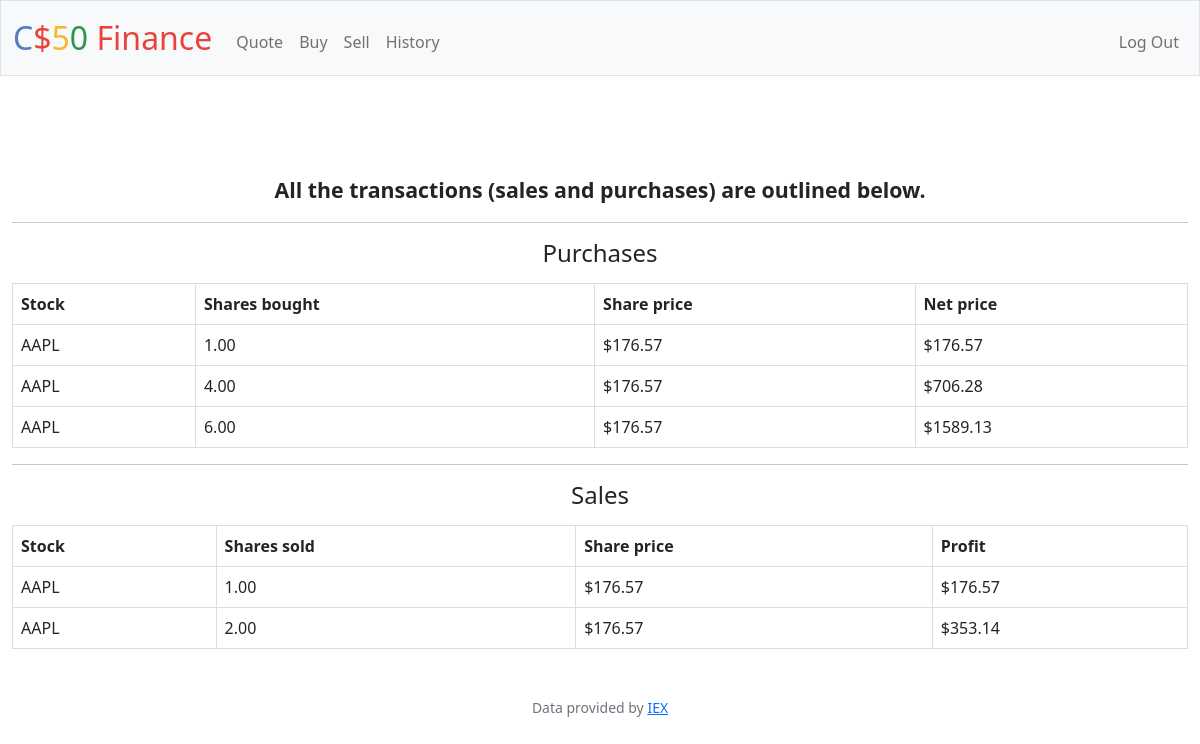
Screenshot of /history (signed in) with the database file from the repository.
### tables this page shows
CREATE TABLE history (id INTEGER NOT NULL, user_id INTEGER NOT NULL, stock TEXT, shares FLOAT NOT NULL, unit_price FLOAT NOT NULL, net_price FLOAT NOT NULL, PRIMARY KEY(id), FOREIGN KEY(user_id) REFERENCES users(id));

CREATE TABLE sales (id INTEGER NOT NULL, user_id INTEGER NOT NULL, stock TEXT, shares FLOAT NOT NULL, unit_price FLOAT NOT NULL, profit FLOAT NOT NULL, PRIMARY KEY(id), FOREIGN KEY(user_id) REFERENCES users(id));

### app.py (the view)
@app.route("/history")
@login_required
def history():
    purchases = db.execute("SELECT stock, shares, unit_price AS share_price, net_price FROM history WHERE user_id=?", session["user_id"])
    sales = db.execute("SELECT stock, shares, unit_price AS share_price, profit FROM sales WHERE user_id=?", session["user_id"])
    for p in purchases:
        p['shares'] = "{:.2f}".format(p['shares'])
        p['share_price'] = "{:.2f}".format(p['share_price'])
        p['net_price'] = "{:.2f}".format(p['net_price'])
    for s in sales:
        s['shares'] = "{:.2f}".format(s['shares'])
        s['share_price'] = "{:.2f}".format(s['share_price'])
        s['profit'] = "{:.2f}".format(s['profit'])
    return render_template("history.html", purchase_list=purchases, sales_list=sales)

### app.py (called while the page is built)
@app.after_request
def after_request(response):
    response.headers["Cache-Control"] = "no-cache, no-store, must-revalidate"
    response.headers["Expires"] = 0
    response.headers["Pragma"] = "no-cache"
    return response

### helpers.py (called while the page is built)
def login_required(f):
    @wraps(f)
    def decorated_function(*args, **kwargs):
        if session.get("user_id") is None:
            return redirect("/login")
        return f(*args, **kwargs)
    return decorated_function

### templates/history.html (shortened to what this page needs)
{% extends "layout.html"%}
{% block main %}
    <p class="empty_index">All the transactions (sales and purchases) are outlined below.</p>
    <div class="history_table_container">
        <hr>
        <h4 class="history_header">Purchases</h4>
        <table>
            <thead>
                <tr>
                    <th class="header">Stock</th>
                    <th class="header">Shares bought</th>
                    <th class="header">Share price</th>
                    <th class="header">Net price</th>
                </tr>
            </thead>
            <tbody>
                {% for purchase in purchase_list %}
                    <tr>
                        <td>{{ purchase.stock }}</td>
                        <td>{{ purchase.shares }}</td>
                        <td>${{ purchase.share_price }}</td>
                        <td>${{ purchase.net_price }}</td>
                    </tr>
                {% endfor %}
            </tbody>
        </table>
        <hr>
        <h4 class="history_header">Sales</h4>
        <table>
            <thead>
                <th class="header">Stock</th>
                <th class="header">Shares sold</th>
                <th class="header">Share price</th>
                <th class="header">Profit</th>
            </thead>
            <tbody>
                {% for sale in sales_list %}
                    <tr>
                        <td>{{ sale.stock }}</td>
                        <td>{{ sale.shares }}</td>
                        <td>${{ sale.share_price }}</td>
                        <td>${{ sale.profit }}</td>
                    </tr>
                {% endfor %}
            </tbody>
        </table>
    </div>
{% endblock %}

### templates/layout.html (shortened to what this page needs)
<!DOCTYPE html>
<html lang="en">
    <head>
        <link href="https://cdn.jsdelivr.net/npm/bootstrap@5.1.3/dist/css/bootstrap.min.css" rel="stylesheet">
        <link href="/static/styles.css" rel="stylesheet">
    </head>
    <body>
        <nav class="bg-light border navbar navbar-expand-md navbar-light">
            <div class="container-fluid">
                <a class="navbar-brand" href="/"><span class="blue">C</span><span class="red">$</span><span class="yellow">5</span><span class="green">0</span> <span class="red">Finance</span></a>
                <div class="collapse navbar-collapse" id="navbar">
                    {% if session["user_id"] %}
                        <ul class="navbar-nav me-auto mt-2">
                            <li class="nav-item"><a class="nav-link" href="/quote">Quote</a></li>
                            <li class="nav-item"><a class="nav-link" href="/buy">Buy</a></li>
                            <li class="nav-item"><a class="nav-link" href="/sell">Sell</a></li>
                            <li class="nav-item"><a class="nav-link" href="/history">History</a></li>
                        </ul>
                        <ul class="navbar-nav ms-auto mt-2">
                            <li class="nav-item"><a class="nav-link" href="/logout">Log Out</a></li>
                        </ul>
                    {% else %}
                        <ul class="navbar-nav ms-auto mt-2">
                            <li class="nav-item"><a class="nav-link" href="/register">Register</a></li>
                            <li class="nav-item"><a class="nav-link" href="/login">Log In</a></li>
                        </ul>
                    {% endif %}
                </div>
            </div>
        </nav>
        <main class="container-fluid py-5 text-center">
            {% block main %}{% endblock %}
        </main>
        <footer class="mb-5 small text-center text-muted">
            Data provided by <a href="https://iexcloud.io/">IEX</a>
        </footer>
    </body>
</html>

### static/styles.css (style rules this page uses)
nav .navbar-brand { font-size: xx-large; }
nav .navbar-brand .blue { color: #537fbe; }
nav .navbar-brand .red { color: #ea433b; }
nav .navbar-brand .yellow { color: #f5b82e; }
nav .navbar-brand .green { color: #2e944b; }
table { border-collapse: collapse; width: 100%; margin: 0 auto; }
th, td { border: 1px solid #dddddd; text-align: left; padding: 8px; }
.header { font-weight: bolder; font-size: 12pt; }
.empty_index { margin-top: 50px; font-weight: bold; font-size: 16pt; }
.history_header { margin-top: 15px; margin-bottom: 15px; }

### rows the page displays
history: stock "AAPL", shares "1.00", share_price "176.57", net_price "176.57"
history: stock "AAPL", shares "4.00", share_price "176.57", net_price "706.28"
history: stock "AAPL", shares "6.00", share_price "176.57", net_price "1589.13"
sales: stock "AAPL", shares "1.00", share_price "176.57", profit "176.57"
sales: stock "AAPL", shares "2.00", share_price "176.57", profit "353.14"
